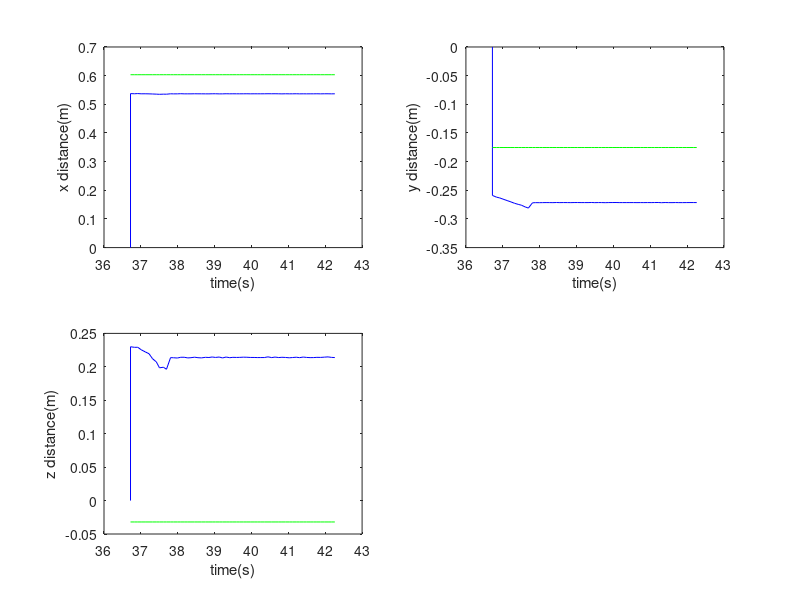

The MATLAB script that drew this image: (Note: this script raises an error after producing the figure.)
load pose_point.txt;
sec = pose_point(:,1);
arm_x = pose_point(:,2);
arm_y = pose_point(:,3);
arm_z = pose_point(:,4);

box_x=0.6032*exp(sec-sec);
box_y=-0.1754*exp(sec-sec);
box_z=-0.032*exp(sec-sec);
figure(1);
subplot(2,2,1);
plot(sec, arm_x,'-b',sec,box_x,'g');

xlabel('time(s)');
ylabel('x distance(m)');
subplot(2,2,2);
plot(sec, arm_y,'-b',sec,box_y,'g');
xlabel('time(s)');
ylabel('y distance(m)');

subplot(2,2,3);
plot(sec, arm_z,'-b',sec,box_z,'g');
xlabel('time(s)');
ylabel('z distance(m)');
legend('arm','parper','box');

